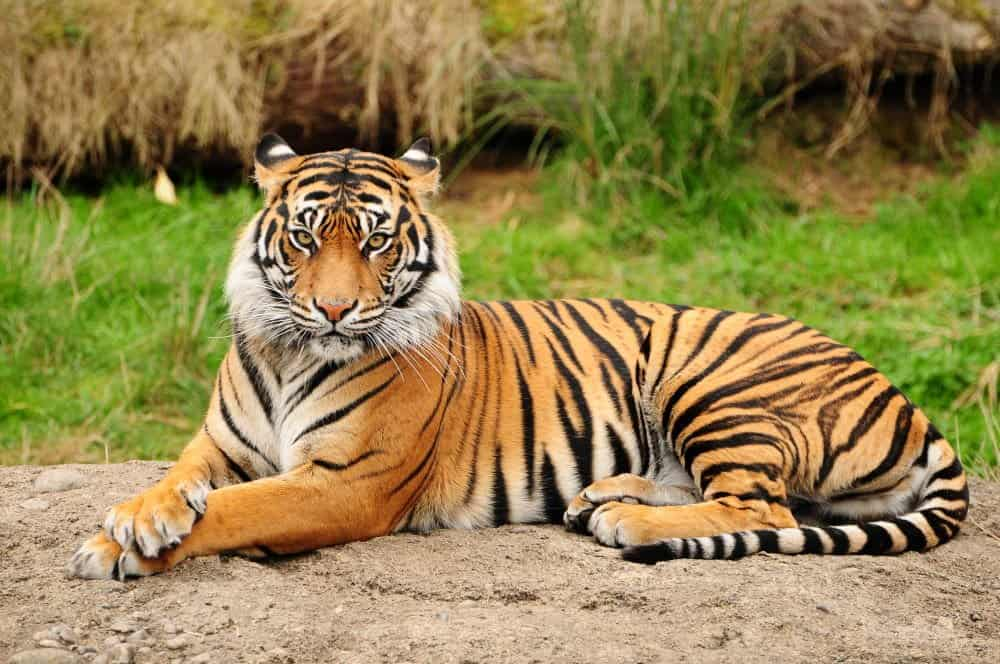
#> input picture images/tiger.jpg, 1000 x 664 px
$ python histogram_grey.py
#> lines starting #> are read from the running program, lines starting #| are printed output that depends on the picture
#histogram of a gray image and display it

import cv2
import matplotlib.pyplot as plt

img=cv2.imread("../images/tiger.jpg",0)
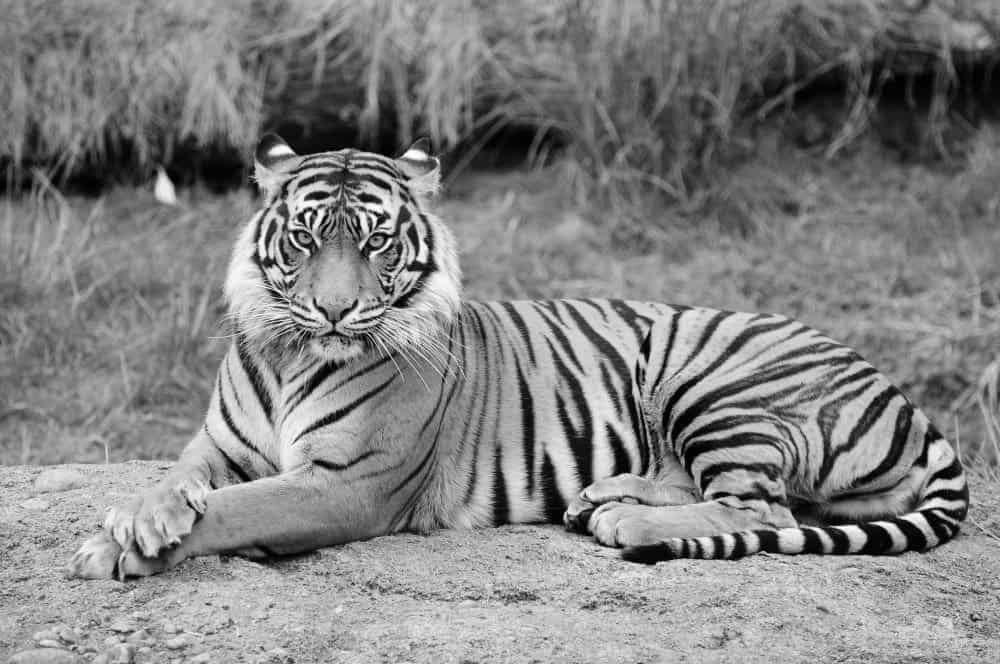
#> img: shape (664, 1000); min 0, max 255, mean 130.1
cv2.imshow("Image",img)

hist=cv2.calcHist([img],[0],None,[256],[0,256])
#> hist = 256 values, max 5699 at index 140, min 18 at index 254, mean 2593.8
plt.plot(hist)
plt.xlim([0,256])
plt.title("Histogram of a gray image")
plt.show()
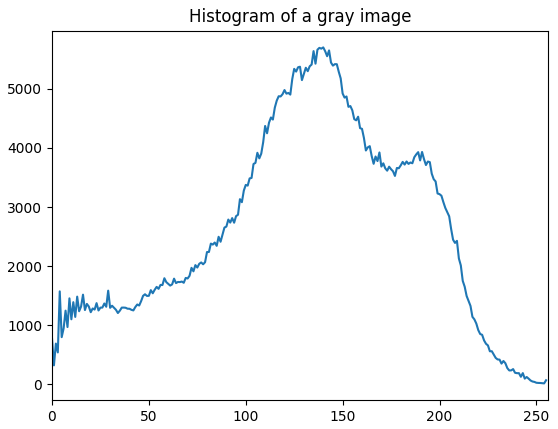
#> figure drawn by matplotlib, 1 panel; curve peaks at x = 140, y = 5699

$ run again, with images/balloon.jpg copied over images/tiger.jpg
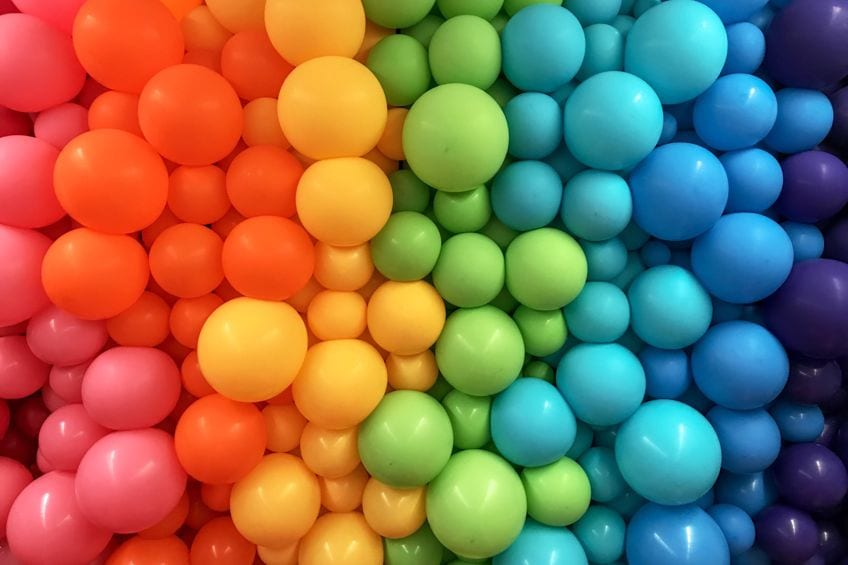
#> input picture images/balloon.jpg, 848 x 565 px
#> `img=cv2.imread("../images/tiger.jpg",0)`:
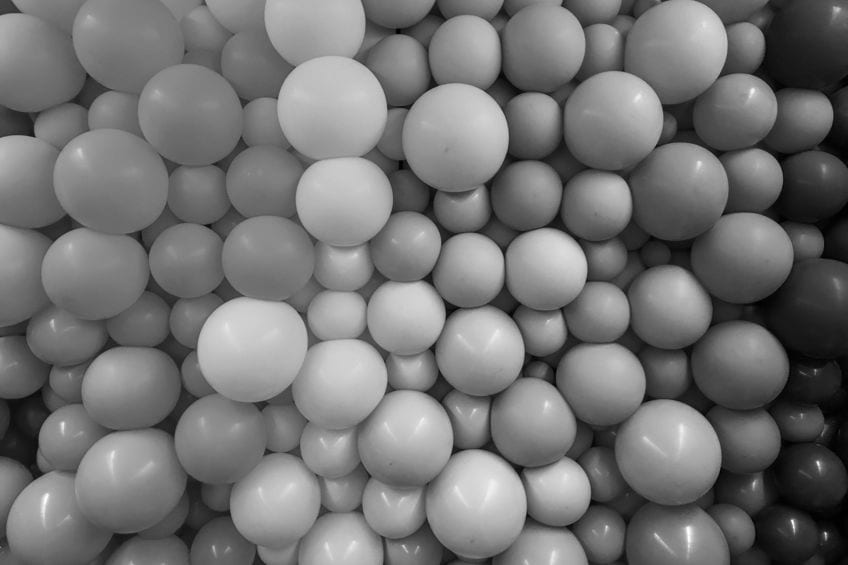
#> img: shape (565, 848); min 0, max 255, mean 114.4
#> hist = 256 values, max 4761 at index 111, min 1 at index 247, mean 1871.6
#> `plt.show()`:
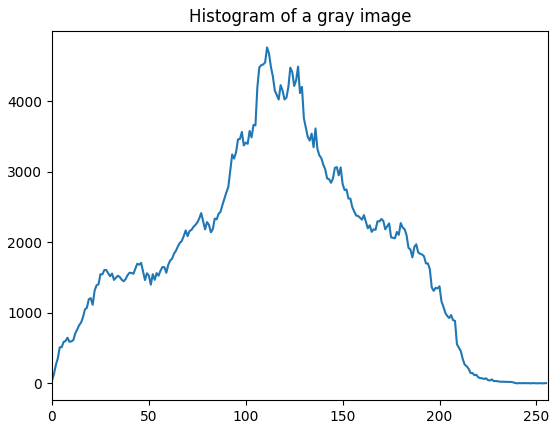
#> figure drawn by matplotlib, 1 panel; curve peaks at x = 111, y = 4761

$ run again, with images/bw lion.jpg copied over images/tiger.jpg
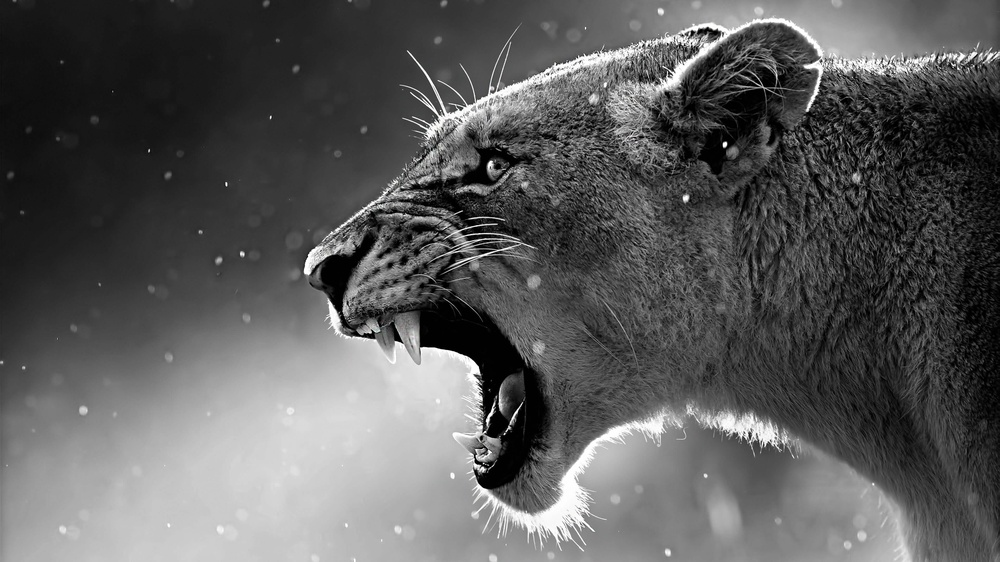
#> input picture images/bw lion.jpg, 1000 x 562 px, shrunk from 3840 x 2160 before the run
#> hist = 256 values, max 7537 at index 25, min 174 at index 237, mean 2195.3
#> `plt.show()`:
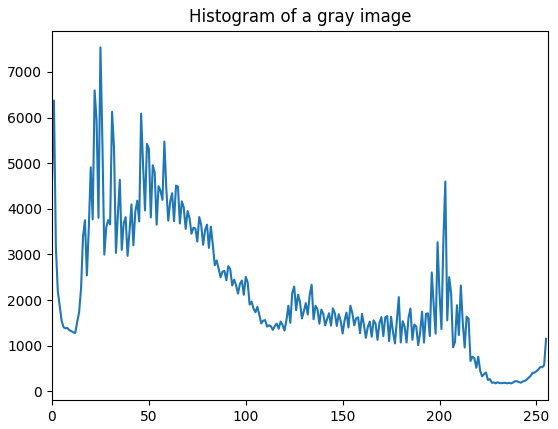
#> figure drawn by matplotlib, 1 panel; curve peaks at x = 25, y = 7537
